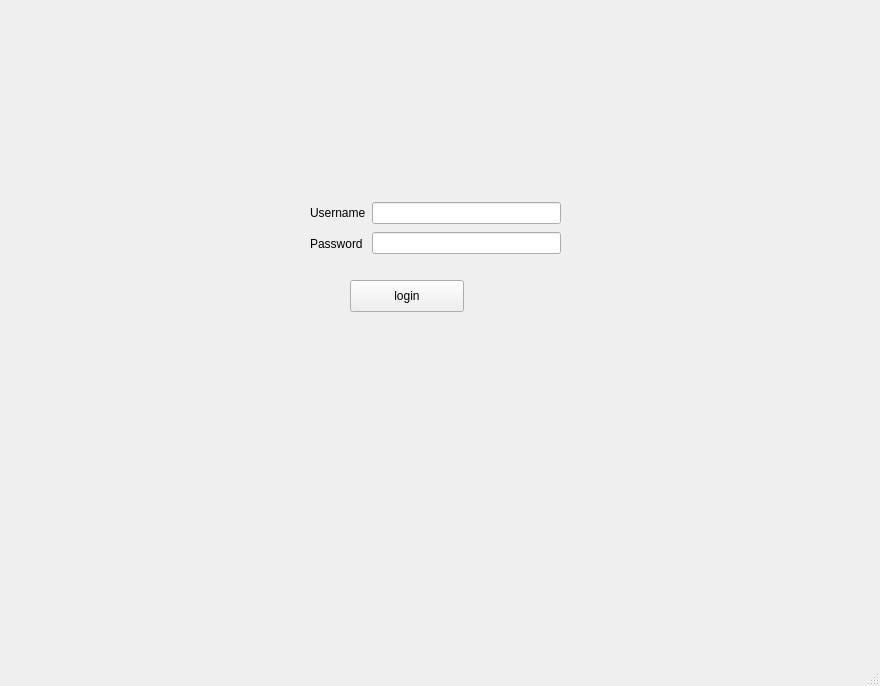
<?xml version="1.0" encoding="UTF-8"?>
<ui version="4.0">
 <class>Admin</class>
 <widget class="QMainWindow" name="Admin">
  <property name="geometry">
   <rect>
    <x>0</x>
    <y>0</y>
    <width>880</width>
    <height>686</height>
   </rect>
  </property>
  <property name="windowTitle">
   <string>MainWindow</string>
  </property>
  <widget class="QWidget" name="centralwidget">
   <widget class="QStackedWidget" name="stackedWidget">
    <property name="geometry">
     <rect>
      <x>20</x>
      <y>10</y>
      <width>821</width>
      <height>611</height>
     </rect>
    </property>
    <property name="currentIndex">
     <number>0</number>
    </property>
    <widget class="QWidget" name="loginPage">
     <widget class="QPushButton" name="loginButton">
      <property name="geometry">
       <rect>
        <x>330</x>
        <y>270</y>
        <width>114</width>
        <height>32</height>
       </rect>
      </property>
      <property name="text">
       <string>login</string>
      </property>
     </widget>
     <widget class="QWidget" name="layoutWidget">
      <property name="geometry">
       <rect>
        <x>290</x>
        <y>190</y>
        <width>251</width>
        <height>56</height>
       </rect>
      </property>
      <layout class="QHBoxLayout" name="horizontalLayout">
       <item>
        <layout class="QVBoxLayout" name="verticalLayout">
         <item>
          <widget class="QLabel" name="label">
           <property name="text">
            <string>Username</string>
           </property>
          </widget>
         </item>
         <item>
          <widget class="QLabel" name="label_2">
           <property name="text">
            <string>Password</string>
           </property>
          </widget>
         </item>
        </layout>
       </item>
       <item>
        <layout class="QVBoxLayout" name="verticalLayout_2">
         <item>
          <widget class="QLineEdit" name="lineEdit"/>
         </item>
         <item>
          <widget class="QLineEdit" name="lineEdit_2"/>
         </item>
        </layout>
       </item>
      </layout>
     </widget>
    </widget>
    <widget class="QWidget" name="page_2">
     <widget class="QLabel" name="label_6">
      <property name="geometry">
       <rect>
        <x>110</x>
        <y>80</y>
        <width>121</width>
        <height>31</height>
       </rect>
      </property>
      <property name="text">
       <string>Purchases Made</string>
      </property>
     </widget>
     <widget class="QTableView" name="tableView">
      <property name="geometry">
       <rect>
        <x>10</x>
        <y>120</y>
        <width>781</width>
        <height>192</height>
       </rect>
      </property>
     </widget>
     <widget class="QWidget" name="layoutWidget_2">
      <property name="geometry">
       <rect>
        <x>110</x>
        <y>40</y>
        <width>271</width>
        <height>32</height>
       </rect>
      </property>
      <layout class="QHBoxLayout" name="horizontalLayout_3">
       <item>
        <widget class="QLabel" name="label_5">
         <property name="text">
          <string>European City </string>
         </property>
        </widget>
       </item>
       <item>
        <widget class="QComboBox" name="comboBox"/>
       </item>
      </layout>
     </widget>
     <widget class="QStackedWidget" name="newItemStackedWidget">
      <property name="geometry">
       <rect>
        <x>90</x>
        <y>440</y>
        <width>351</width>
        <height>161</height>
       </rect>
      </property>
      <property name="currentIndex">
       <number>0</number>
      </property>
      <widget class="QWidget" name="page_3"/>
      <widget class="QWidget" name="newItemPage">
       <widget class="QWidget" name="layoutWidget_3">
        <property name="geometry">
         <rect>
          <x>70</x>
          <y>40</y>
          <width>221</width>
          <height>56</height>
         </rect>
        </property>
        <layout class="QHBoxLayout" name="horizontalLayout_2">
         <item>
          <layout class="QVBoxLayout" name="verticalLayout_4">
           <item>
            <widget class="QLabel" name="label_3">
             <property name="text">
              <string>Item</string>
             </property>
            </widget>
           </item>
           <item>
            <widget class="QLabel" name="label_4">
             <property name="text">
              <string>Price</string>
             </property>
            </widget>
           </item>
          </layout>
         </item>
         <item>
          <layout class="QVBoxLayout" name="verticalLayout_3">
           <item>
            <widget class="QLineEdit" name="itemLineEdit"/>
           </item>
           <item>
            <widget class="QLineEdit" name="priceLineEdit"/>
           </item>
          </layout>
         </item>
        </layout>
       </widget>
       <widget class="QPushButton" name="saveButton">
        <property name="geometry">
         <rect>
          <x>120</x>
          <y>130</y>
          <width>114</width>
          <height>32</height>
         </rect>
        </property>
        <property name="text">
         <string>Save </string>
        </property>
       </widget>
      </widget>
     </widget>
     <widget class="QPushButton" name="logOutButton">
      <property name="geometry">
       <rect>
        <x>710</x>
        <y>570</y>
        <width>114</width>
        <height>32</height>
       </rect>
      </property>
      <property name="text">
       <string>Log Out </string>
      </property>
     </widget>
     <widget class="QStackedWidget" name="stackedWidget_2">
      <property name="geometry">
       <rect>
        <x>110</x>
        <y>330</y>
        <width>301</width>
        <height>80</height>
       </rect>
      </property>
      <property name="currentIndex">
       <number>0</number>
      </property>
      <widget class="QWidget" name="page">
       <widget class="QPushButton" name="pushButton_4">
        <property name="geometry">
         <rect>
          <x>150</x>
          <y>30</y>
          <width>114</width>
          <height>32</height>
         </rect>
        </property>
        <property name="text">
         <string>Delete</string>
        </property>
       </widget>
       <widget class="QPushButton" name="addItemButton_2">
        <property name="geometry">
         <rect>
          <x>30</x>
          <y>30</y>
          <width>114</width>
          <height>32</height>
         </rect>
        </property>
        <property name="text">
         <string>Add City</string>
        </property>
       </widget>
      </widget>
      <widget class="QWidget" name="page_4">
       <widget class="QPushButton" name="addItemButton">
        <property name="geometry">
         <rect>
          <x>20</x>
          <y>20</y>
          <width>114</width>
          <height>32</height>
         </rect>
        </property>
        <property name="text">
         <string>Add Item</string>
        </property>
       </widget>
       <widget class="QPushButton" name="deleteButton">
        <property name="geometry">
         <rect>
          <x>150</x>
          <y>20</y>
          <width>114</width>
          <height>32</height>
         </rect>
        </property>
        <property name="text">
         <string>Delete</string>
        </property>
       </widget>
       <widget class="QPushButton" name="addItemButton_3">
        <property name="geometry">
         <rect>
          <x>20</x>
          <y>50</y>
          <width>114</width>
          <height>32</height>
         </rect>
        </property>
        <property name="text">
         <string>Add City</string>
        </property>
       </widget>
      </widget>
     </widget>
    </widget>
   </widget>
  </widget>
  <widget class="QMenuBar" name="menubar">
   <property name="geometry">
    <rect>
     <x>0</x>
     <y>0</y>
     <width>880</width>
     <height>22</height>
    </rect>
   </property>
  </widget>
  <widget class="QStatusBar" name="statusbar"/>
 </widget>
 <resources/>
 <connections/>
</ui>
